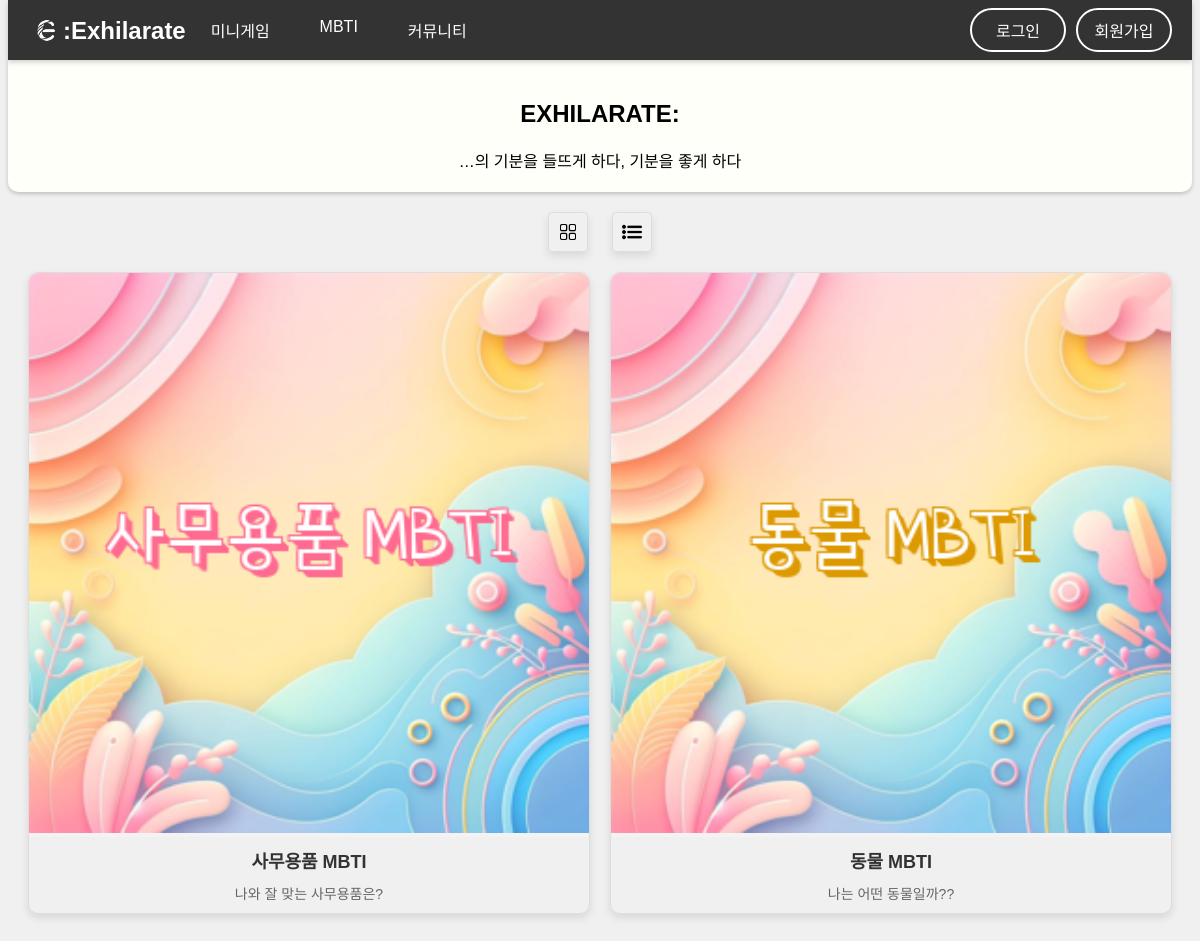
The page /mbti on the database as committed earlier.
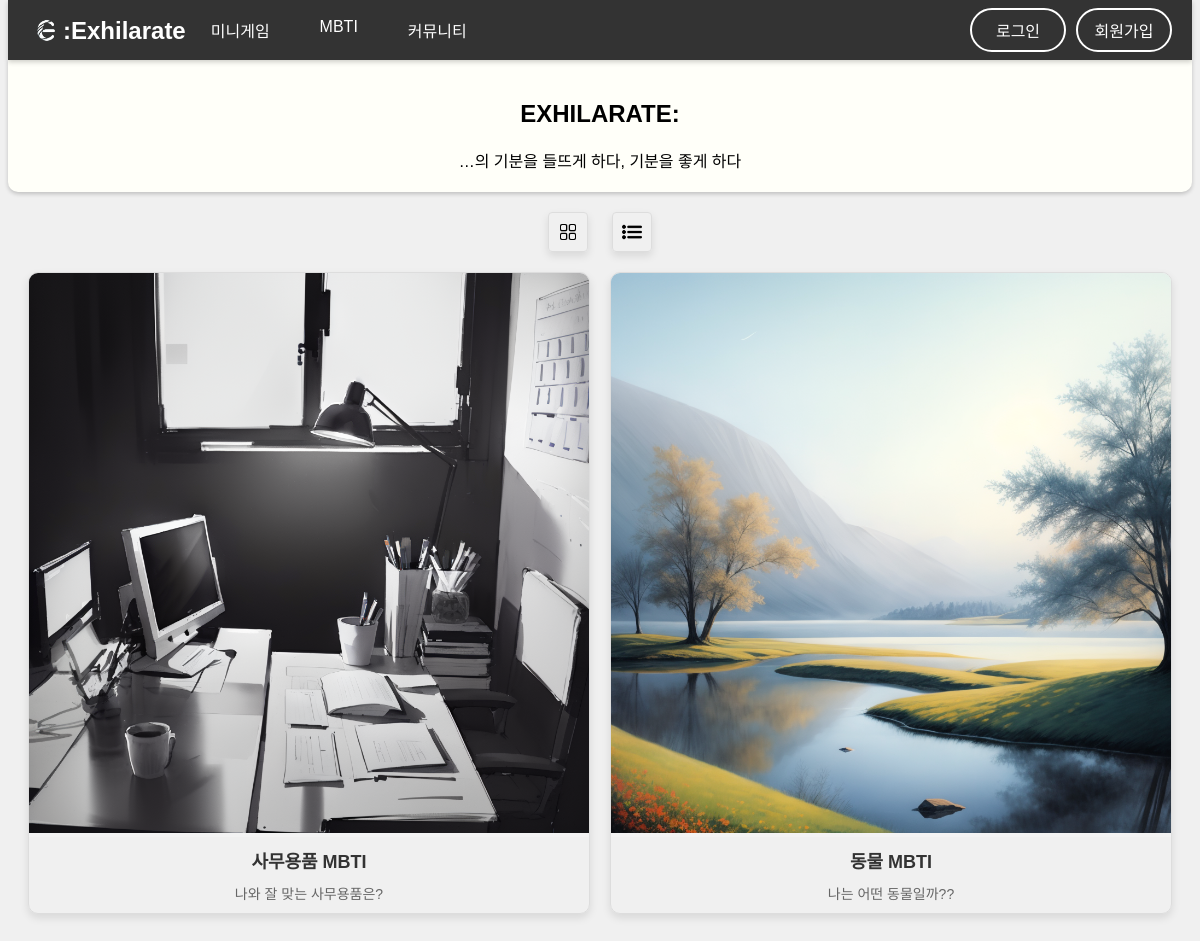
The same page on the database as committed later.
### tables this page shows
CREATE TABLE mbti_info (
    id INTEGER PRIMARY KEY AUTOINCREMENT,
    url TEXT NOT NULL,
    image TEXT NOT NULL,
    name TEXT NOT NULL,
    color TEXT NOT NULL,
    description TEXT NOT NULL
);

### app.py (the view)
@app.route('/mbti')
def mbti_list():
    db = get_db()
    mbtis = db.execute("SELECT id, name, image, url, color, description FROM mbti_info").fetchall()
    Phrase = 'EXHILARATE:'
    return render_template('mbti/list.html', mbtis=mbtis, mbti_name=Phrase, mbti_description=' …의 기분을 들뜨게 하다, 기분을 좋게 하다')

### app.py (called while the page is built)
def get_db():
    if 'db' not in g:
        g.db = sqlite3.connect(DATABASE_FILE)
        g.db.row_factory = sqlite3.Row
    return g.db

@app.context_processor
def inject_menus():
    db = get_db()
    all_menus = db.execute("SELECT id, name, url, menu, description FROM menu_info ORDER BY id ASC").fetchall()
    mbti_menus = db.execute("SELECT id, name, url, image, color, description FROM mbti_info ORDER BY id ASC").fetchall()
    games = [item for item in all_menus if item['menu'] == 'game']
    communities = [item for item in all_menus if item['menu'] == 'community']
    mbtis = mbti_menus
    return {'games': games, 'communities': communities, 'mbtis': mbtis}

### templates/mbti/list.html (shortened to what this page needs)
{% extends 'base.html' %}
{% block content %}
<div class="minimbtis-container">
    <link rel="stylesheet" type="text/css" href="{{ url_for('static', filename='css/mbti/list.css') }}">
    <div class="mbti-buttons">
        <button id="box-view" data-tooltip="박스">
            <img src="{{ url_for('static', filename='images/icons/grid.png') }}">
        </button>
        <button id="list-view" data-tooltip="리스트">
            <img src="{{ url_for('static', filename='images/icons/list.png') }}">
        </button>
    </div>
    <div class="mbtis">
        {% for mbti in mbtis %}
        <div class="mbti">
            <a href="/mbti/{{ mbti.url }}">
                <div class="mbti-image">
                    <img src="{{ url_for('static', filename=mbti.image) }}" alt="{{ mbti.name }} 사진">
                </div>
                <div class="mbti-name">{{ mbti.name }}</div>
                <div class="mbti-description">{{ mbti.description }}</div>
            </a>
        </div>
        {% endfor %}
    </div>
</div>
{% endblock %}

### templates/base.html (shortened to what this page needs)
<!DOCTYPE html>
<html>
<head>
    <link rel="stylesheet" type="text/css" href="{{ url_for('static', filename='css/base.css') }}">
</head>
{% set excluded_paths = ['/', '/games', '/roulette', '/communities', '/mbti', '/mbti/company', '/mbti/animal', '/result' ] %}
<body>
    <nav>
        <div class="logo">
            <a href="/">
                <img class="header-image" src="{{ url_for('static', filename='images/logo.png') }}" alt="로고">
                <span>:Exhilarate</span>
            </a>
        </div>
        <div class="nav-content">
            <ul class="main-menu">
                <li class="dropdown">
                    <a href="/games">미니게임</a>
                </li>
                <li class="dropdown">
                    <a href="/mbti">MBTI</a>
                </li>
                <li class="dropdown">
                    <a href="/community">커뮤니티</a>
                </li>
            </ul>
            <div class="auth-buttons">
                <a href="#" class="login-btn">로그인</a>
                <a href="#" class="register-btn">회원가입</a>
            </div>
        </div>
    </nav>
    {% if '/mbti' in request.path %}
    <div id="header">
        <h2>{{ mbti_name }}</h2>
        <span>{{ mbti_description }}</span>
    </div>
    {% else %}
    <div id="header">
        <h2>{{ game_name }}</h2>
        <span>{{ game_description }}</span>
        <div id="game-info" data-gametype="{{ game_id }}"></div>
    </div>
    {% endif %}
    {% block content %}{% endblock %}
</body>
</html>

### static/css/base.css (style rules this page uses)
body { font-family: 'Noto Sans KR', sans-serif; background-color: #f0f0f0; color: #333; text-align: center; padding-bottom: 80px; margin-top: 60px; }
#header { color: white; font-family: 'omyu_pretty', sans-serif; padding: 20px; box-shadow: 0 2px 4px rgba(0, 0, 0, 0.2); border-bottom-left-radius: 10px; border-bottom-right-radius: 10px; }
.logo { display: flex; align-items: center; }
.logo a { display: flex; align-items: center; text-decoration: none; }
.logo img { max-height: 35px; }
.logo span { font-size: 24px; line-height: 35px; color: white; font-weight: bold; font-family: 'DAEAM_LEE_TAE_JOON', sans-serif; }
button { border: none; color: white; padding: 15px 32px; text-align: center; text-decoration: none; display: inline-block; font-size: 16px; margin: 4px 2px; cursor: pointer; border-radius: 4px; transition: background-color 0.3s; }
.nav-content { display: flex; justify-content: space-between; align-items: center; width: 100%; }
nav { position: fixed; top: 0; left: 0; right: 0; display: flex; justify-content: space-between; align-items: center; padding: 0 20px; background-color: #333333; box-shadow: 0 2px 5px rgba(0, 0, 0, 0.2); z-index: 1000; height: 60px; margin: 0 8px; }
nav ul { list-style: none; padding: 0; margin: 0; display: flex; justify-content: center; }
nav ul li { margin: 0 10px; }
nav ul li a { text-decoration: none; color: #FFFFFF; padding: 10px 15px; }
.dropdown { position: relative; display: inline-block; }
.auth-buttons { display: flex; align-items: center; }
.auth-buttons a { margin-left: 10px; padding: 8px 16px; text-decoration: none; color: #FFFFFF; background-color: transparent; border: 2px solid #FFFFFF; border-radius: 25px; transition: all 0.3s ease; position: relative; overflow: hidden; min-width: 60px; }
.auth-buttons a::before { content: ''; position: absolute; top: 50%; left: 50%; width: 300%; height: 300%; background-color: #FFFFFF; transition: all 0.5s ease; display: block; transform: translate(-50%, -50%) scale(0); border-radius: 30%; opacity: 0.6; z-index: 0; }

### static/css/mbti/list.css (style rules this page uses)
#header { color: black; background-color: #fffff9; }
.minimbtis-container { max-width: 1200px; margin: 0 auto; padding: 20px; }
.mbti-buttons { text-align: center; margin-bottom: 20px; }
.mbti-buttons button { background: none; border: 1px solid #ddd; border-radius: 4px; box-shadow: 0 4px 8px rgba(0, 0, 0, 0.1); width: 40px; height: 40px; padding: 5px; display: inline-flex; align-items: center; justify-content: center; margin: 0 10px; cursor: pointer; transition: all 0.3s ease; }
.mbti-buttons button img { width: 20px; height: auto; position: relative; }
.mbtis { display: grid; grid-template-columns: repeat(auto-fit, minmax(250px, 1fr)); gap: 20px; }
.mbti { border: 1px solid #ddd; border-radius: 10px; overflow: hidden; box-shadow: 0 4px 8px rgba(0, 0, 0, 0.1); transition: transform 0.3s ease-in-out; }
.mbti a { text-decoration: none; color: inherit; }
.mbti-image { width: 100%; height: auto; background-color: #f3f3f3; }
.mbti-image img { width: 100%; max-width: 100%; max-height: 100%; object-fit: center; object-position: center; }
.mbti-name { padding: 10px; font-size: 18px; font-weight: bold; color: #333; text-align: center; }
.mbti-description { padding: 0 10px 10px; font-size: 14px; color: #666; text-align: center; }

Rows that differ between the two databases and show on the page:
changed mbti_info "사무용품 MBTI": image: a different picture
changed mbti_info "동물 MBTI": image: a different picture
